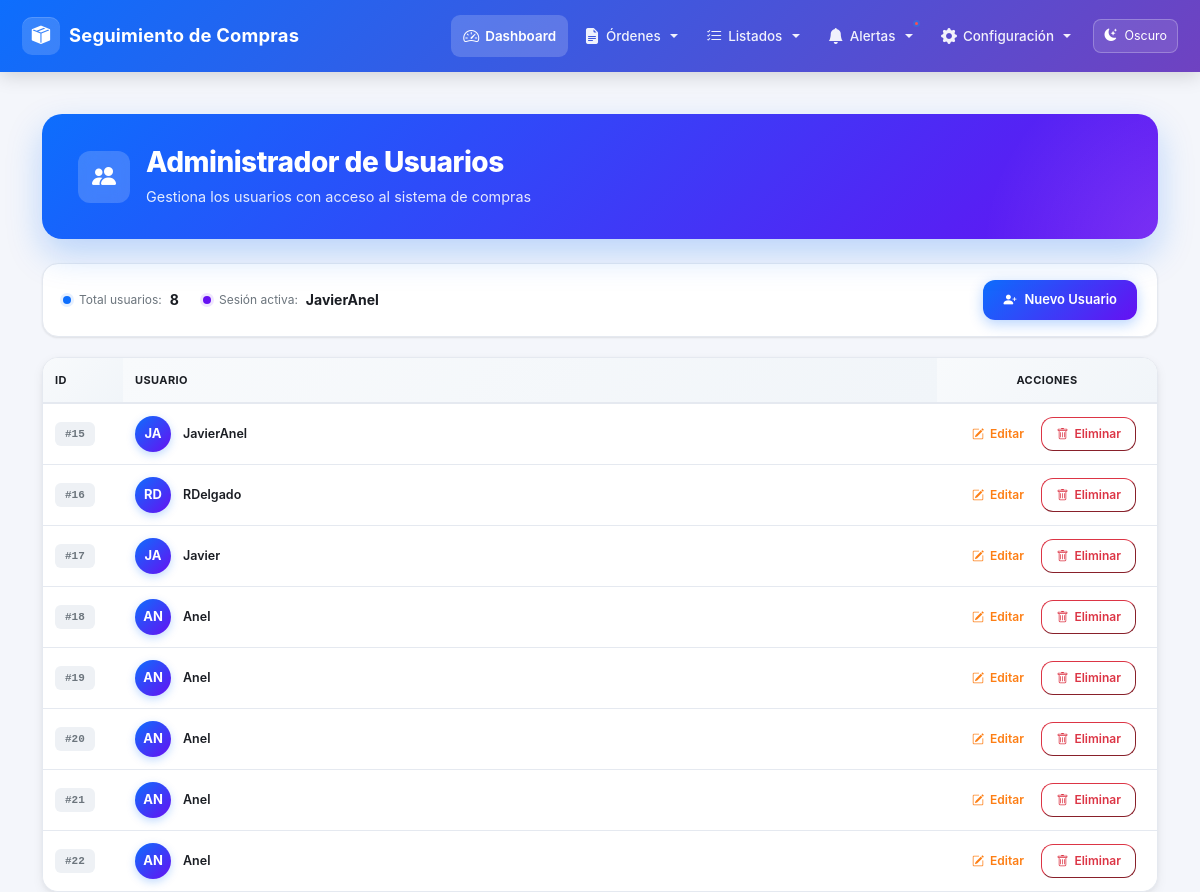
The page /seguimiento/view/control_user.php (signed in) on the database its author committed.
### tables this page shows
CREATE TABLE `usuarios` (
  `id` int(11) NOT NULL,
  `nombre` varchar(100) NOT NULL,
  `clave` varchar(255) NOT NULL,
  `creado_en` datetime DEFAULT current_timestamp()
);

### seguimiento/view/control_user.php (the view, shortened to what this page needs)
<?php
require_once "../php/conexion.php";
$usuarios = $con->query("SELECT * FROM usuarios");
$total_usuarios = 0;
if ($usuarios instanceof mysqli_result) {
    $total_usuarios = $usuarios->num_rows;
}
$admin_nombre = $_SESSION['nombre'] ?? 'Administrador';
?>
<?php include '../includes/navbar.php'; ?>
<div class="container main-content mt-4">
    <div class="page-header animate-in">
        <div class="d-flex align-items-center gap-3">
            <div class="header-icon">
                <i class="bi bi-people-fill"></i>
            </div>
            <div>
                <h2>Administrador de Usuarios</h2>
                <p class="subtitle mb-0">
                    Gestiona los usuarios con acceso al sistema de compras
                </p>
            </div>
        </div>
    </div>
    <div class="action-bar animate-in delay-1">
        <div class="stats">
            <div class="stat-item">
                <span class="stat-dot"></span>
                <span>Total usuarios:</span>
                <strong><?= $total_usuarios ?></strong>
            </div>
            <div class="stat-item">
                <span class="stat-dot purple"></span>
                <span>Sesión activa:</span>
                <strong><?= htmlspecialchars($admin_nombre) ?></strong>
            </div>
        </div>
        <a href="/compras/seguimiento/view/create_user.php" class="btn-create">
            <i class="bi bi-person-plus-fill"></i>
            Nuevo Usuario
        </a>
    </div>
    <div class="table-wrapper animate-in delay-2">
        <div class="table-responsive">
            <table class="table table-modern table-hover align-middle">
                <thead>
                    <tr>
                        <th style="width: 80px;">ID</th>
                        <th>Usuario</th>
                        <th class="text-center" style="width: 220px;">Acciones</th>
                    </tr>
                </thead>
                <tbody>
                    <?php if ($usuarios && $usuarios->num_rows > 0): ?>
                        <?php while ($row = $usuarios->fetch_assoc()): ?>
                            <?php
                            $nombre = trim($row['nombre'] ?? '');
                            $iniciales = '';
                            if ($nombre !== '') {
                                $partes = preg_split('/[\s._-]+/', $nombre);
                                if (count($partes) >= 2) {
                                    $iniciales = mb_substr($partes[0], 0, 1) . mb_substr($partes[1], 0, 1);
                                } else {
                                    $iniciales = mb_substr($nombre, 0, 2);
                                }
                            }
                            $iniciales = mb_strtoupper($iniciales);
                            ?>
                            <tr>
                                <td>
                                    <span class="badge-id">#<?= htmlspecialchars($row['id']) ?></span>
                                </td>
                                <td>
                                    <div class="user-cell">
                                        <span class="user-avatar"><?= htmlspecialchars($iniciales) ?></span>
                                        <div>
                                            <span class="user-name"><?= htmlspecialchars($row['nombre']) ?></span>
                                        </div>
                                    </div>
                                </td>
                                <td class="text-center">
                                    <a href="https://apps.melonesoilterminal.com/compras/seguimiento/php/edit_user.php?id=<?= htmlspecialchars($row['id']) ?>"
                                       class="btn-action btn-edit">
                                        <i class="bi bi-pencil-square"></i>
                                        Editar
                                    </a>
                                    <button class="btn-action btn-delete eliminar-btn"
                                            data-id="<?= htmlspecialchars($row['id']) ?>"
                                            data-nombre="<?= htmlspecialchars($row['nombre']) ?>">
                                        <i class="bi bi-trash"></i>
                                        Eliminar
                                    </button>
                                </td>
                            </tr>
                        <?php endwhile; ?>
                    <?php endif; ?>
                </tbody>
            </table>
        </div>
    </div>
</div>
<?php include '../includes/footer.php'; ?>

### seguimiento/includes/navbar.php (style rules this page uses)
:root { --navbar-primary: #0d6efd; --navbar-secondary: #6f42c1; --navbar-hover: rgba(255, 255, 255, 0.12); --navbar-active: rgba(255, 255, 255, 0.18); --body-bg: #f5f7fb; }
body { font-family: 'Poppins', sans-serif; background-color: var(--body-bg); padding-top: 78px; font-size: 13px; transition: background-color 0.3s ease, color 0.3s ease; }

### rows shown on the page
usuarios: id "15", nombre "JA", nombre "JavierAnel"
usuarios: id "16", nombre "RD", nombre "RDelgado"
usuarios: id "17", nombre "JA", nombre "Javier"
usuarios: id "18", nombre "AN", nombre "Anel"
usuarios: id "19", nombre "AN", nombre "Anel"
usuarios: id "20", nombre "AN", nombre "Anel"
usuarios: id "21", nombre "AN", nombre "Anel"
usuarios: id "22", nombre "AN", nombre "Anel"

### other values the page prints
$total_usuarios "8"
$admin_nombre "JavierAnel"
